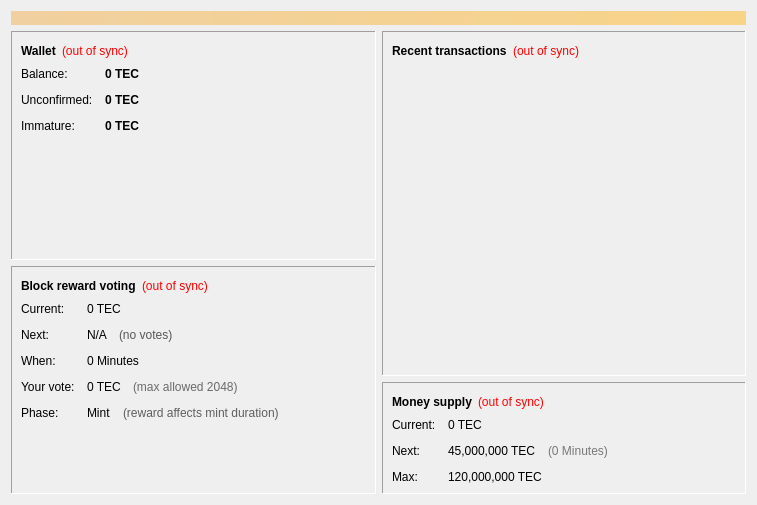
<?xml version="1.0" encoding="UTF-8"?>
<ui version="4.0">
 <class>OverviewPage</class>
 <widget class="QWidget" name="OverviewPage">
  <property name="geometry">
   <rect>
    <x>0</x>
    <y>0</y>
    <width>757</width>
    <height>505</height>
   </rect>
  </property>
  <property name="windowTitle">
   <string>Form</string>
  </property>
  <layout class="QVBoxLayout" name="topLayout">
   <item>
    <widget class="QLabel" name="labelAlerts">
     <property name="visible">
      <bool>false</bool>
     </property>
     <property name="styleSheet">
      <string notr="true">background-color: qlineargradient(x1: 0, y1: 0, x2: 1, y2: 0, stop:0 #F0D0A0, stop:1 #F8D488); color:#000000;</string>
     </property>
     <property name="wordWrap">
      <bool>true</bool>
     </property>
     <property name="margin">
      <number>3</number>
     </property>
    </widget>
   </item>
   <item>
    <layout class="QHBoxLayout" name="horizontalLayout" stretch="1,1">
     <item>
      <layout class="QVBoxLayout" name="verticalLayout_2">
       <item>
        <widget class="QFrame" name="frame">
         <property name="frameShape">
          <enum>QFrame::Panel</enum>
         </property>
         <property name="frameShadow">
          <enum>QFrame::Sunken</enum>
         </property>
         <layout class="QVBoxLayout" name="verticalLayout_4">
          <item>
           <layout class="QHBoxLayout" name="horizontalLayout_4">
            <item>
             <widget class="QLabel" name="label_5">
              <property name="font">
               <font>
                <weight>75</weight>
                <bold>true</bold>
               </font>
              </property>
              <property name="text">
               <string>Wallet</string>
              </property>
             </widget>
            </item>
            <item>
             <widget class="QLabel" name="labelWalletStatus">
              <property name="toolTip">
               <string>The displayed information may be out of date. Your wallet automatically synchronizes with the Heavycoin network after a connection is established, but this process has not completed yet.</string>
              </property>
              <property name="styleSheet">
               <string notr="true">QLabel { color: red; }</string>
              </property>
              <property name="text">
               <string notr="true">(out of sync)</string>
              </property>
              <property name="alignment">
               <set>Qt::AlignLeading|Qt::AlignLeft|Qt::AlignVCenter</set>
              </property>
             </widget>
            </item>
            <item>
             <spacer name="horizontalSpacer_2">
              <property name="orientation">
               <enum>Qt::Horizontal</enum>
              </property>
              <property name="sizeHint" stdset="0">
               <size>
                <width>40</width>
                <height>20</height>
               </size>
              </property>
             </spacer>
            </item>
           </layout>
          </item>
          <item>
           <layout class="QFormLayout" name="formLayout_2">
            <property name="fieldGrowthPolicy">
             <enum>QFormLayout::AllNonFixedFieldsGrow</enum>
            </property>
            <property name="horizontalSpacing">
             <number>12</number>
            </property>
            <property name="verticalSpacing">
             <number>12</number>
            </property>
            <item row="0" column="0">
             <widget class="QLabel" name="label">
              <property name="text">
               <string>Balance:</string>
              </property>
             </widget>
            </item>
            <item row="0" column="1">
             <widget class="QLabel" name="labelBalance">
              <property name="font">
               <font>
                <weight>75</weight>
                <bold>true</bold>
               </font>
              </property>
              <property name="cursor">
               <cursorShape>IBeamCursor</cursorShape>
              </property>
              <property name="toolTip">
               <string>Your current balance</string>
              </property>
              <property name="text">
               <string notr="true">0 TEC</string>
              </property>
              <property name="textInteractionFlags">
               <set>Qt::LinksAccessibleByMouse|Qt::TextSelectableByKeyboard|Qt::TextSelectableByMouse</set>
              </property>
             </widget>
            </item>
            <item row="1" column="0">
             <widget class="QLabel" name="label_3">
              <property name="text">
               <string>Unconfirmed:</string>
              </property>
             </widget>
            </item>
            <item row="1" column="1">
             <widget class="QLabel" name="labelUnconfirmed">
              <property name="font">
               <font>
                <weight>75</weight>
                <bold>true</bold>
               </font>
              </property>
              <property name="cursor">
               <cursorShape>IBeamCursor</cursorShape>
              </property>
              <property name="toolTip">
               <string>Total of transactions that have yet to be confirmed, and do not yet count toward the current balance</string>
              </property>
              <property name="text">
               <string notr="true">0 TEC</string>
              </property>
              <property name="textInteractionFlags">
               <set>Qt::LinksAccessibleByMouse|Qt::TextSelectableByKeyboard|Qt::TextSelectableByMouse</set>
              </property>
             </widget>
            </item>
            <item row="2" column="0">
             <widget class="QLabel" name="labelImmatureText">
              <property name="text">
               <string>Immature:</string>
              </property>
             </widget>
            </item>
            <item row="2" column="1">
             <widget class="QLabel" name="labelImmature">
              <property name="font">
               <font>
                <weight>75</weight>
                <bold>true</bold>
               </font>
              </property>
              <property name="toolTip">
               <string>Mined balance that has not yet matured</string>
              </property>
              <property name="text">
               <string notr="true">0 TEC</string>
              </property>
              <property name="textInteractionFlags">
               <set>Qt::LinksAccessibleByMouse|Qt::TextSelectableByKeyboard|Qt::TextSelectableByMouse</set>
              </property>
             </widget>
            </item>
           </layout>
          </item>
          <item>
           <spacer name="verticalSpacer_2">
            <property name="orientation">
             <enum>Qt::Vertical</enum>
            </property>
            <property name="sizeHint" stdset="0">
             <size>
              <width>20</width>
              <height>40</height>
             </size>
            </property>
           </spacer>
          </item>
         </layout>
        </widget>
       </item>
       <item>
        <widget class="QFrame" name="frameVoting">
         <property name="frameShape">
          <enum>QFrame::Panel</enum>
         </property>
         <property name="frameShadow">
          <enum>QFrame::Sunken</enum>
         </property>
         <layout class="QVBoxLayout" name="verticalLayout_6">
          <item>
           <layout class="QHBoxLayout" name="horizontalLayout_6">
            <item>
             <widget class="QLabel" name="label_8">
              <property name="font">
               <font>
                <weight>75</weight>
                <bold>true</bold>
               </font>
              </property>
              <property name="text">
               <string>Block reward voting</string>
              </property>
             </widget>
            </item>
            <item>
             <widget class="QLabel" name="labelVoteStatus">
              <property name="toolTip">
               <string>The displayed information may be out of date. Your wallet automatically synchronizes with the Heavycoin network after a connection is established, but this process has not completed yet.</string>
              </property>
              <property name="styleSheet">
               <string notr="true">QLabel { color: red; }</string>
              </property>
              <property name="text">
               <string notr="true">(out of sync)</string>
              </property>
              <property name="alignment">
               <set>Qt::AlignLeading|Qt::AlignLeft|Qt::AlignVCenter</set>
              </property>
             </widget>
            </item>
            <item>
             <spacer name="horizontalSpacer_4">
              <property name="orientation">
               <enum>Qt::Horizontal</enum>
              </property>
              <property name="sizeHint" stdset="0">
               <size>
                <width>40</width>
                <height>20</height>
               </size>
              </property>
             </spacer>
            </item>
           </layout>
          </item>
          <item>
           <layout class="QFormLayout" name="formLayout_4">
            <property name="fieldGrowthPolicy">
             <enum>QFormLayout::AllNonFixedFieldsGrow</enum>
            </property>
            <property name="horizontalSpacing">
             <number>12</number>
            </property>
            <property name="verticalSpacing">
             <number>12</number>
            </property>
            <item row="1" column="0">
             <widget class="QLabel" name="label_9">
              <property name="toolTip">
               <string/>
              </property>
              <property name="text">
               <string>Current:</string>
              </property>
             </widget>
            </item>
            <item row="1" column="1">
             <widget class="QLabel" name="labelCurrentReward">
              <property name="font">
               <font>
                <weight>50</weight>
                <bold>false</bold>
               </font>
              </property>
              <property name="cursor">
               <cursorShape>IBeamCursor</cursorShape>
              </property>
              <property name="toolTip">
               <string>&lt;html&gt;&lt;head/&gt;&lt;body&gt;&lt;p&gt;Current block reward&lt;/p&gt;&lt;/body&gt;&lt;/html&gt;</string>
              </property>
              <property name="text">
               <string notr="true">&lt;html&gt;&lt;head/&gt;&lt;body&gt;&lt;p&gt;0 TEC&lt;/p&gt;&lt;/body&gt;&lt;/html&gt;</string>
              </property>
              <property name="textInteractionFlags">
               <set>Qt::LinksAccessibleByMouse|Qt::TextSelectableByKeyboard|Qt::TextSelectableByMouse</set>
              </property>
             </widget>
            </item>
            <item row="2" column="0">
             <widget class="QLabel" name="label_6">
              <property name="toolTip">
               <string/>
              </property>
              <property name="text">
               <string>Next:</string>
              </property>
             </widget>
            </item>
            <item row="2" column="1">
             <layout class="QFormLayout" name="formLayout">
              <property name="fieldGrowthPolicy">
               <enum>QFormLayout::AllNonFixedFieldsGrow</enum>
              </property>
              <item row="0" column="0">
               <widget class="QLabel" name="labelNextReward">
                <property name="toolTip">
                 <string>&lt;html&gt;&lt;head/&gt;&lt;body&gt;&lt;p&gt;Estimated next block reward, based on decentralised voting&lt;/p&gt;&lt;/body&gt;&lt;/html&gt;</string>
                </property>
                <property name="text">
                 <string>N/A</string>
                </property>
               </widget>
              </item>
              <item row="0" column="1">
               <widget class="QLabel" name="labelVoteCount">
                <property name="toolTip">
                 <string>&lt;html&gt;&lt;head/&gt;&lt;body&gt;&lt;p&gt;Estimated next block reward, based on decentralised voting&lt;/p&gt;&lt;/body&gt;&lt;/html&gt;</string>
                </property>
                <property name="text">
                 <string>&lt;html&gt;&lt;head/&gt;&lt;body&gt;&lt;p&gt;&lt;span style=&quot; color:#565656;&quot;&gt;(no votes)&lt;/span&gt;&lt;/p&gt;&lt;/body&gt;&lt;/html&gt;</string>
                </property>
               </widget>
              </item>
             </layout>
            </item>
            <item row="3" column="0">
             <widget class="QLabel" name="label_2">
              <property name="toolTip">
               <string/>
              </property>
              <property name="text">
               <string>When:</string>
              </property>
             </widget>
            </item>
            <item row="3" column="1">
             <widget class="QLabel" name="labelWhen">
              <property name="toolTip">
               <string>&lt;html&gt;&lt;head/&gt;&lt;body&gt;&lt;p&gt;Estimated time remaining until the votes are tallied and we change to the next block reward&lt;/p&gt;&lt;/body&gt;&lt;/html&gt;</string>
              </property>
              <property name="text">
               <string>0 Minutes</string>
              </property>
             </widget>
            </item>
            <item row="4" column="0">
             <widget class="QLabel" name="label_10">
              <property name="text">
               <string>Your vote:</string>
              </property>
             </widget>
            </item>
            <item row="4" column="1">
             <layout class="QFormLayout" name="formLayout_3">
              <property name="fieldGrowthPolicy">
               <enum>QFormLayout::AllNonFixedFieldsGrow</enum>
              </property>
              <item row="0" column="0">
               <widget class="QLabel" name="labelYourVote">
                <property name="toolTip">
                 <string>&lt;html&gt;&lt;head/&gt;&lt;body&gt;&lt;p&gt;Your block reward vote&lt;/p&gt;&lt;/body&gt;&lt;/html&gt;</string>
                </property>
                <property name="text">
                 <string>0 TEC</string>
                </property>
               </widget>
              </item>
              <item row="0" column="1">
               <widget class="QLabel" name="labelVoteLimit">
                <property name="toolTip">
                 <string>&lt;html&gt;&lt;head/&gt;&lt;body&gt;&lt;p&gt;Your block reward vote&lt;/p&gt;&lt;/body&gt;&lt;/html&gt;</string>
                </property>
                <property name="text">
                 <string>&lt;html&gt;&lt;head/&gt;&lt;body&gt;&lt;p&gt;&lt;span style=&quot; color:#6a6a6a;&quot;&gt;(max allowed 2048)&lt;/span&gt;&lt;/p&gt;&lt;/body&gt;&lt;/html&gt;</string>
                </property>
               </widget>
              </item>
             </layout>
            </item>
            <item row="5" column="0">
             <widget class="QLabel" name="label_29">
              <property name="text">
               <string>Phase:</string>
              </property>
             </widget>
            </item>
            <item row="5" column="1">
             <layout class="QFormLayout" name="formLayout_15">
              <property name="fieldGrowthPolicy">
               <enum>QFormLayout::AllNonFixedFieldsGrow</enum>
              </property>
              <item row="0" column="1">
               <widget class="QLabel" name="labelPhaseInfo">
                <property name="toolTip">
                 <string>&lt;html&gt;&lt;head/&gt;&lt;body&gt;&lt;p&gt;Voting phase&lt;/p&gt;&lt;/body&gt;&lt;/html&gt;</string>
                </property>
                <property name="text">
                 <string>&lt;html&gt;&lt;head/&gt;&lt;body&gt;&lt;p&gt;&lt;span style=&quot; color:#5e5e5e;&quot;&gt;(reward affects mint duration)&lt;/span&gt;&lt;/p&gt;&lt;/body&gt;&lt;/html&gt;</string>
                </property>
               </widget>
              </item>
              <item row="0" column="0">
               <widget class="QLabel" name="labelPhase">
                <property name="toolTip">
                 <string>&lt;html&gt;&lt;head/&gt;&lt;body&gt;&lt;p&gt;Voting phase&lt;/p&gt;&lt;/body&gt;&lt;/html&gt;</string>
                </property>
                <property name="text">
                 <string>Mint</string>
                </property>
               </widget>
              </item>
             </layout>
            </item>
           </layout>
          </item>
          <item>
           <spacer name="verticalSpacer">
            <property name="orientation">
             <enum>Qt::Vertical</enum>
            </property>
            <property name="sizeHint" stdset="0">
             <size>
              <width>264</width>
              <height>13</height>
             </size>
            </property>
           </spacer>
          </item>
         </layout>
        </widget>
       </item>
      </layout>
     </item>
     <item>
      <layout class="QVBoxLayout" name="verticalLayout_3">
       <item>
        <widget class="QFrame" name="frame_2">
         <property name="frameShape">
          <enum>QFrame::Panel</enum>
         </property>
         <property name="frameShadow">
          <enum>QFrame::Sunken</enum>
         </property>
         <layout class="QVBoxLayout" name="verticalLayout">
          <item>
           <layout class="QHBoxLayout" name="horizontalLayout_2">
            <item>
             <widget class="QLabel" name="label_4">
              <property name="text">
               <string>&lt;b&gt;Recent transactions&lt;/b&gt;</string>
              </property>
             </widget>
            </item>
            <item>
             <widget class="QLabel" name="labelTransactionsStatus">
              <property name="toolTip">
               <string>The displayed information may be out of date. Your wallet automatically synchronizes with the Heavycoin network after a connection is established, but this process has not completed yet.</string>
              </property>
              <property name="styleSheet">
               <string notr="true">QLabel { color: red; }</string>
              </property>
              <property name="text">
               <string notr="true">(out of sync)</string>
              </property>
              <property name="alignment">
               <set>Qt::AlignRight|Qt::AlignTrailing|Qt::AlignVCenter</set>
              </property>
             </widget>
            </item>
            <item>
             <spacer name="horizontalSpacer">
              <property name="orientation">
               <enum>Qt::Horizontal</enum>
              </property>
              <property name="sizeHint" stdset="0">
               <size>
                <width>40</width>
                <height>20</height>
               </size>
              </property>
             </spacer>
            </item>
           </layout>
          </item>
          <item>
           <layout class="QGridLayout" name="gridLayout_2"/>
          </item>
          <item>
           <layout class="QGridLayout" name="gridLayout"/>
          </item>
          <item>
           <widget class="QListView" name="listTransactions">
            <property name="styleSheet">
             <string notr="true">QListView { background: transparent; }</string>
            </property>
            <property name="frameShape">
             <enum>QFrame::NoFrame</enum>
            </property>
            <property name="verticalScrollBarPolicy">
             <enum>Qt::ScrollBarAlwaysOff</enum>
            </property>
            <property name="horizontalScrollBarPolicy">
             <enum>Qt::ScrollBarAlwaysOff</enum>
            </property>
            <property name="selectionMode">
             <enum>QAbstractItemView::NoSelection</enum>
            </property>
           </widget>
          </item>
          <item>
           <spacer name="verticalSpacer_6">
            <property name="orientation">
             <enum>Qt::Vertical</enum>
            </property>
            <property name="sizeHint" stdset="0">
             <size>
              <width>264</width>
              <height>13</height>
             </size>
            </property>
           </spacer>
          </item>
         </layout>
        </widget>
       </item>
       <item>
        <widget class="QFrame" name="frameSupply">
         <property name="frameShape">
          <enum>QFrame::Panel</enum>
         </property>
         <property name="frameShadow">
          <enum>QFrame::Sunken</enum>
         </property>
         <layout class="QVBoxLayout" name="verticalLayout_10">
          <item>
           <layout class="QHBoxLayout" name="horizontalLayout_10">
            <item>
             <widget class="QLabel" name="label_25">
              <property name="font">
               <font>
                <weight>75</weight>
                <bold>true</bold>
               </font>
              </property>
              <property name="text">
               <string>Money supply</string>
              </property>
             </widget>
            </item>
            <item>
             <widget class="QLabel" name="labelSupplyStatus">
              <property name="toolTip">
               <string>The displayed information may be out of date. Your wallet automatically synchronizes with the Heavycoin network after a connection is established, but this process has not completed yet.</string>
              </property>
              <property name="styleSheet">
               <string notr="true">QLabel { color: red; }</string>
              </property>
              <property name="text">
               <string notr="true">(out of sync)</string>
              </property>
              <property name="alignment">
               <set>Qt::AlignLeading|Qt::AlignLeft|Qt::AlignVCenter</set>
              </property>
             </widget>
            </item>
            <item>
             <spacer name="horizontalSpacer_8">
              <property name="orientation">
               <enum>Qt::Horizontal</enum>
              </property>
              <property name="sizeHint" stdset="0">
               <size>
                <width>40</width>
                <height>20</height>
               </size>
              </property>
             </spacer>
            </item>
           </layout>
          </item>
          <item>
           <layout class="QFormLayout" name="formLayout_14">
            <property name="fieldGrowthPolicy">
             <enum>QFormLayout::AllNonFixedFieldsGrow</enum>
            </property>
            <property name="horizontalSpacing">
             <number>12</number>
            </property>
            <property name="verticalSpacing">
             <number>12</number>
            </property>
            <item row="0" column="0">
             <widget class="QLabel" name="label_26">
              <property name="toolTip">
               <string/>
              </property>
              <property name="text">
               <string>Current:</string>
              </property>
             </widget>
            </item>
            <item row="0" column="1">
             <widget class="QLabel" name="labelCurrentSupply">
              <property name="font">
               <font>
                <weight>50</weight>
                <bold>false</bold>
               </font>
              </property>
              <property name="cursor">
               <cursorShape>IBeamCursor</cursorShape>
              </property>
              <property name="toolTip">
               <string>&lt;html&gt;&lt;head/&gt;&lt;body&gt;&lt;p&gt;Current money supply&lt;/p&gt;&lt;/body&gt;&lt;/html&gt;</string>
              </property>
              <property name="text">
               <string notr="true">&lt;html&gt;&lt;head/&gt;&lt;body&gt;&lt;p&gt;0 TEC&lt;/p&gt;&lt;/body&gt;&lt;/html&gt;</string>
              </property>
              <property name="textInteractionFlags">
               <set>Qt::LinksAccessibleByMouse|Qt::TextSelectableByKeyboard|Qt::TextSelectableByMouse</set>
              </property>
             </widget>
            </item>
            <item row="1" column="0">
             <widget class="QLabel" name="label_7">
              <property name="toolTip">
               <string/>
              </property>
              <property name="text">
               <string>Next:</string>
              </property>
             </widget>
            </item>
            <item row="1" column="1">
             <layout class="QFormLayout" name="formLayout_6">
              <property name="fieldGrowthPolicy">
               <enum>QFormLayout::AllNonFixedFieldsGrow</enum>
              </property>
              <item row="0" column="0">
               <widget class="QLabel" name="labelTarget">
                <property name="toolTip">
                 <string>&lt;html&gt;&lt;head/&gt;&lt;body&gt;&lt;p&gt;Next target&lt;/p&gt;&lt;/body&gt;&lt;/html&gt;</string>
                </property>
                <property name="text">
                 <string>45,000,000 TEC</string>
                </property>
               </widget>
              </item>
              <item row="0" column="1">
               <widget class="QLabel" name="labelTargetWhen">
                <property name="toolTip">
                 <string>&lt;html&gt;&lt;head/&gt;&lt;body&gt;&lt;p&gt;Time until the next target is reached&lt;/p&gt;&lt;/body&gt;&lt;/html&gt;</string>
                </property>
                <property name="text">
                 <string>&lt;html&gt;&lt;head/&gt;&lt;body&gt;&lt;p&gt;&lt;span style=&quot; color:#787878;&quot;&gt;(0 Minutes)&lt;/span&gt;&lt;/p&gt;&lt;/body&gt;&lt;/html&gt;</string>
                </property>
               </widget>
              </item>
             </layout>
            </item>
            <item row="2" column="0">
             <widget class="QLabel" name="label_33">
              <property name="text">
               <string>Max:</string>
              </property>
             </widget>
            </item>
            <item row="2" column="1">
             <widget class="QLabel" name="labelMaxSupply">
              <property name="toolTip">
               <string>&lt;html&gt;&lt;head/&gt;&lt;body&gt;&lt;p&gt;Maximum possible money supply&lt;/p&gt;&lt;/body&gt;&lt;/html&gt;</string>
              </property>
              <property name="text">
               <string>120,000,000 TEC</string>
              </property>
             </widget>
            </item>
           </layout>
          </item>
         </layout>
        </widget>
       </item>
      </layout>
     </item>
    </layout>
   </item>
  </layout>
 </widget>
 <resources/>
 <connections/>
</ui>
